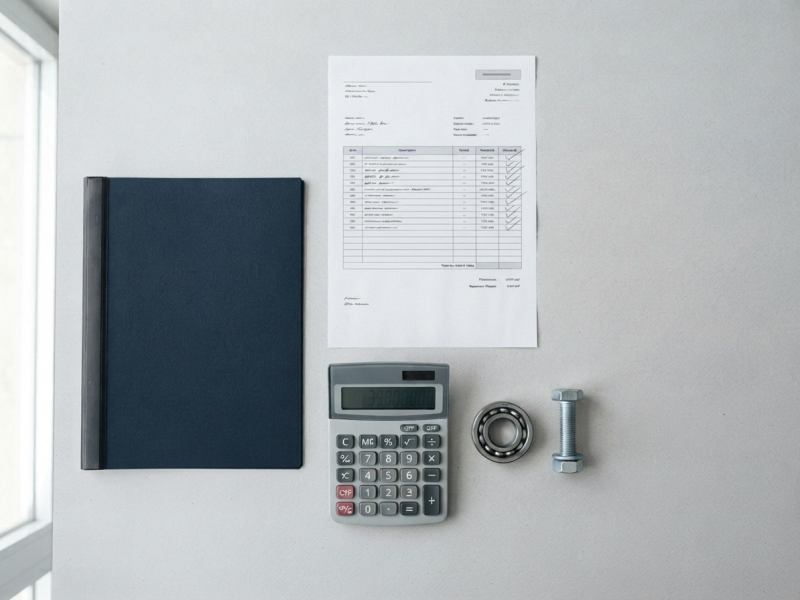
#> input picture src/assets/home/ind-b2b.jpg, 1600 x 1200 px (shown at 1/2 size)
$ python sheet.py ../../../src/assets/home/ind-b2b.jpg ../../../src/assets/home/ind-consumo.jpg
#> lines starting #> are read from the running program, lines starting #| are printed output that depends on the picture
import sys,glob
from PIL import Image
pat,out=sys.argv[1],sys.argv[2]
fs=sorted(glob.glob(pat))
cols=2; W=720;
for k in range(0,len(fs),4):
  ims=[Image.open(f) for f in fs[k:k+4]]
#> ims = 1 item
  w0,h0=ims[0].size; Hh=int(W*h0/w0)
#> after `w0, h0 = ims[0].size`: w0 = 1600; h0 = 1200
#> after `Hh = int(W * h0 / w0)`: Hh = 540
  s=Image.new('RGB',(W*cols,Hh*2),'white')
#> s: PIL image 1440x1080 RGB; every value is 255
  for j,im in enumerate(ims): s.paste(im.resize((W,Hh)),((j%2)*W,(j//2)*Hh))
#> this loop made 1 pass
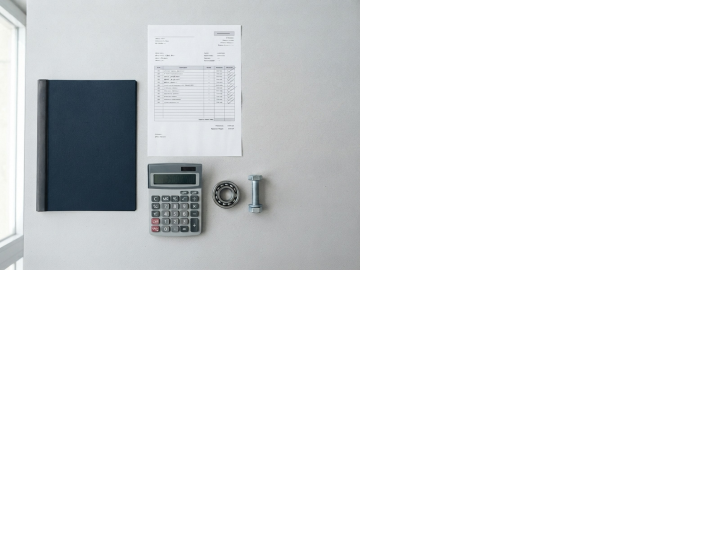
#> s: PIL image 1440x1080 RGB (shown at 1/2 size); mean R, G, B 234.7, 235.9, 236.8
  s.save(f'{out}_{k//4}.png')
print(len(fs))

$ run again, on src/assets/home/ind-retail.jpg
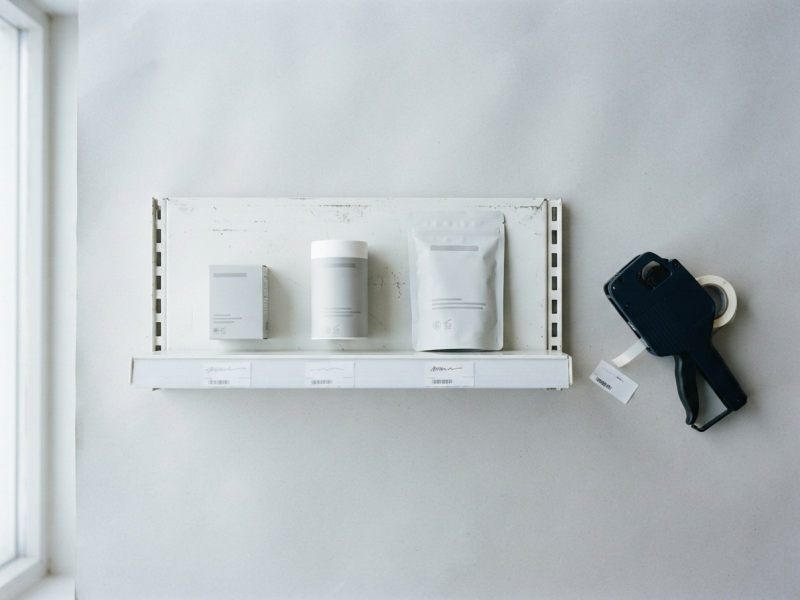
#> input picture src/assets/home/ind-retail.jpg, 1600 x 1200 px (shown at 1/2 size)
#> ims = 1 item
#> the loop `for j,im in enumerate(ims): s.paste(im.resize((W,Hh)),((j%2)*W,(j//2)*..` made 1 pass
#> after the loop `for j,im in enumerate(ims): s.paste(im.resize((W,Hh)),((j%2)*W,(j//2)*..`:
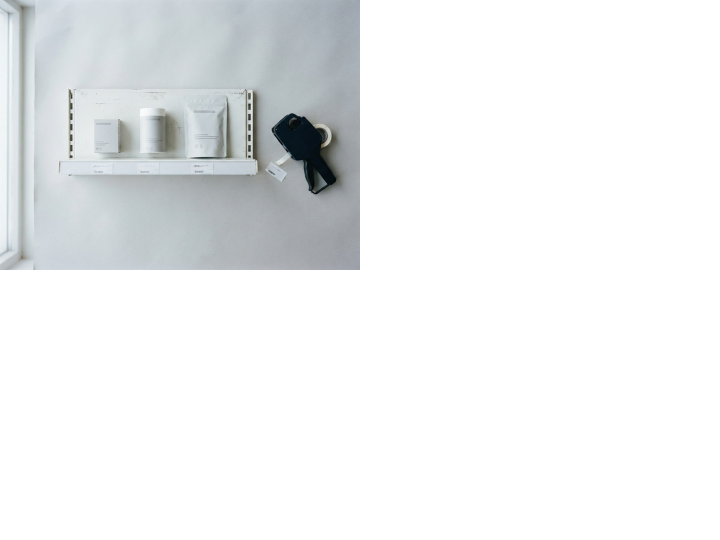
#> s: PIL image 1440x1080 RGB (shown at 1/2 size); mean R, G, B 237.4, 239.1, 239.9

$ run again, on src/assets/home/ind-servicios.jpg
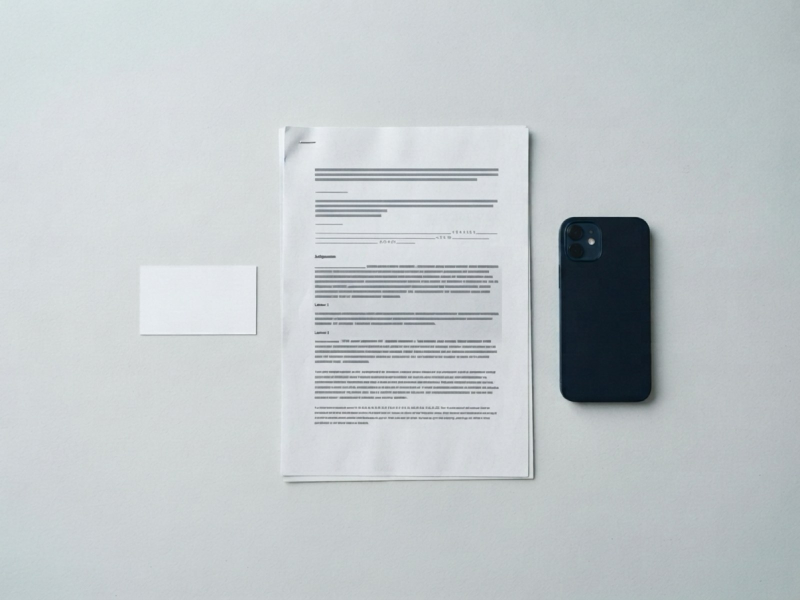
#> input picture src/assets/home/ind-servicios.jpg, 1600 x 1200 px (shown at 1/2 size)
#> ims = 1 item
#> the loop `for j,im in enumerate(ims): s.paste(im.resize((W,Hh)),((j%2)*W,(j//2)*..` made 1 pass
#> after the loop `for j,im in enumerate(ims): s.paste(im.resize((W,Hh)),((j%2)*W,(j//2)*..`:
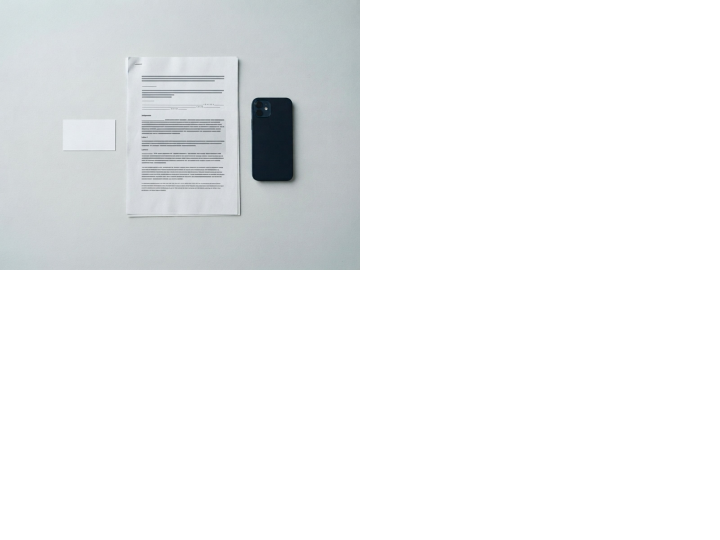
#> s: PIL image 1440x1080 RGB (shown at 1/2 size); mean R, G, B 239.5, 241, 241.7
